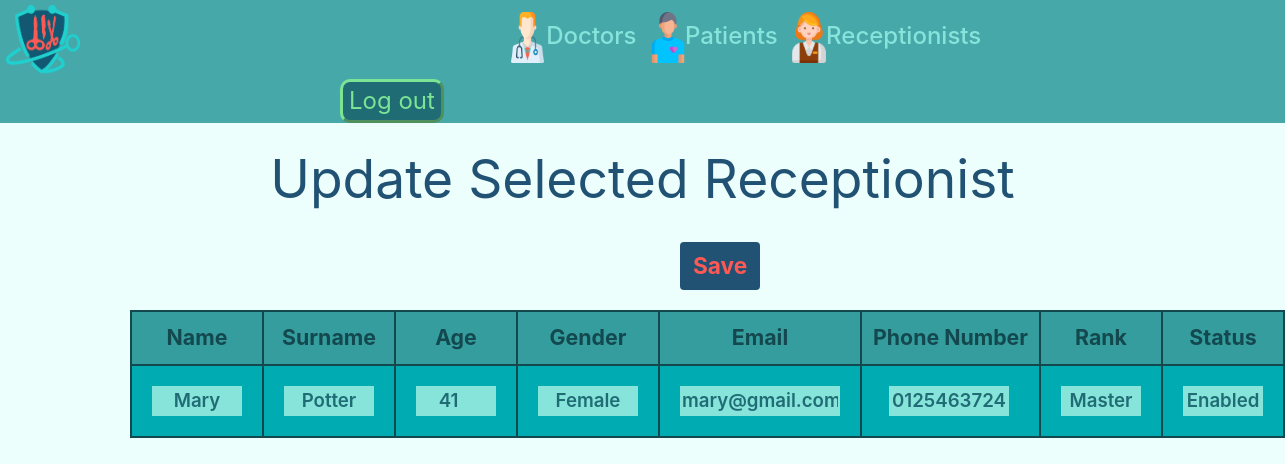
Screenshot of /receptionist_page/list_view3.php?id=1 with the database file from the repository.
### tables this page shows
CREATE TABLE `receptionists` (
  `ID` int(11) NOT NULL,
  `Name` varchar(20) NOT NULL,
  `Surname` varchar(20) NOT NULL,
  `Age` int(11) NOT NULL,
  `Gender` varchar(10) NOT NULL,
  `Phone_Number` varchar(11) NOT NULL,
  `Email` varchar(30) NOT NULL,
  `Password` varchar(10) NOT NULL,
  `Rank` varchar(20) NOT NULL,
  `SignIn_ID` int(4) NOT NULL,
  `Status` varchar(25) NOT NULL,
  `Profile_pic` varchar(25) NOT NULL
);

### receptionist_page/rec_read2.php (the view, shortened to what this page needs)
<?php
    include '../db.php';
    $id = $_GET['id'];
    $sql= "SELECT * FROM receptionists WHERE id='$id'";
    $result = $conn->query($sql);
    while($row = $result->fetch_assoc()) {
        echo '<tr>';
        echo '<th style="border: 2px solid #13484E;width: 60px;text-align: center;background-color: #359D9E;color: #13484E;font-size: 16pt;padding: 10px;">Name</th>';
        echo '<th style="border: 2px solid #13484E;width: 60px;text-align: center;background-color: #359D9E;color: #13484E;font-size: 16pt;padding: 10px;">Surname</th>';
        echo '<th style="border: 2px solid #13484E;width: 60px;text-align: center;background-color: #359D9E;color: #13484E;font-size: 16pt;padding: 10px;">Age</th>';
        echo '<th style="border: 2px solid #13484E;width: 60px;text-align: center;background-color: #359D9E;color: #13484E;font-size: 16pt;padding: 10px;">Gender</th>';
        echo '<th style="border: 2px solid #13484E;width: 40px;text-align: center;background-color: #359D9E;color: #13484E;font-size: 16pt;padding: 10px;">Email</th>';
        echo '<th style="width: 180px;border: 2px solid #13484E;text-align: center;background-color: #359D9E;color: #13484E;font-size: 16pt;padding: 10px;">Phone Number</th>';
        echo '<th style="border: 2px solid #13484E;width: 60px;text-align: center;background-color: #359D9E;color: #13484E;font-size: 16pt;padding: 10px;">Rank</th>';
        echo '<th style="border: 2px solid #13484E;width: 0px;text-align: center;background-color: #359D9E;color: #13484E;font-size: 16pt;padding: 10px;">Status</th>';
        echo '</tr>';
        echo "<tr>";
        if ($row['ID'] == $id){
            echo '<form class="form-inline m-2" action="update3.php" method="POST">';
            echo '<td style="border: 2px solid #13484E;background-color: #00ABB2;padding: 20px;"><input type="text" name="name" value="'.$row['Name'].'" style="border: none;font-size: 14pt;font-weight: 600;width: 90px;background-color: #87E4DA;color: #1F6C74;text-align: center;"></td>';
            echo '<td style="border: 2px solid #13484E;background-color: #00ABB2;padding: 20px;"><input type="text" name="surname" value="'.$row['Surname'].'" style="border: none;font-size: 14pt;font-weight: 600;width: 90px;background-color: #87E4DA;color: #1F6C74;text-align: center;"></td>';
            echo '<td style="border: 2px solid #13484E;background-color: #00ABB2;padding: 20px;"><input type="number" class="card-text" name="age" value="'.$row['Age'].'" style="border: none;font-size: 14pt;font-weight: 600;width: 80px;background-color: #87E4DA;color: #1F6C74;text-align: center;"></td>';
            echo '<td style="border: 2px solid #13484E;background-color: #00ABB2;padding: 20px;"><input type="text" class="card-text" name="gender" value="'.$row['Gender'].'" style="border: none;font-size: 14pt;font-weight: 600;width: 100px;background-color: #87E4DA;color: #1F6C74;text-align: center;"></td>';
            echo '<td style="border: 2px solid #13484E;background-color: #00ABB2;padding: 20px;"><input type="text" class="card-text" name="email" value="'.$row['Email'].'" style="border: none;font-size: 14pt;font-weight: 600;width: 160px;background-color: #87E4DA;color: #1F6C74;text-align: center;"></td>';
            echo '<td style="border: 2px solid #13484E;background-color: #00ABB2;padding: 20px;"><input type="text" class="card-text" name="phonenumber" value="'.$row['Phone_Number'].'" style="margin-left: 7px;border: none;font-size: 14pt;font-weight: 600;width: 120px;background-color: #87E4DA;color: #1F6C74;text-align: center;"></td>';
            echo '<td style="border: 2px solid #13484E;background-color: #00ABB2;padding: 20px;"><input type="text" class="card-text" name="rank" value="'.$row['Rank'].'" style="border: none;font-size: 14pt;font-weight: 600;width: 80px;background-color: #87E4DA;color: #1F6C74;text-align: center;"></td>';
            echo '<td style="border: 2px solid #13484E;background-color: #00ABB2;padding: 20px;"><input type="text" class="card-text" name="status" value="'.$row['Status'].'" style="border: none;font-size: 14pt;font-weight: 600;width: 80px;background-color: #87E4DA;color: #1F6C74;text-align: center;"></td>';
            echo '<button type="submit" class="btn" style="background-color: #215273;color: #FE5955;font-size: 17pt;font-weight: 700;margin-top: -25px; margin-bottom: 20px;margin-left: 680px;">Save</button>';
            echo '</form>';
        }
        echo "</tr>";
    }
?>

### rows the page displays
receptionists: name "Mary", surname "Potter", age "41", gender "Female", email "mary@gmail.com", phonenumber "0125463724", rank "Master", status "Enabled"
